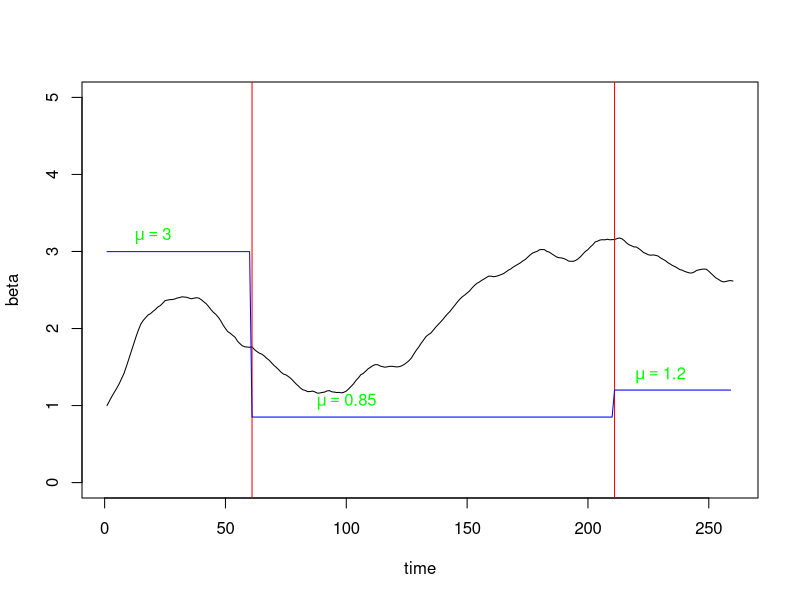
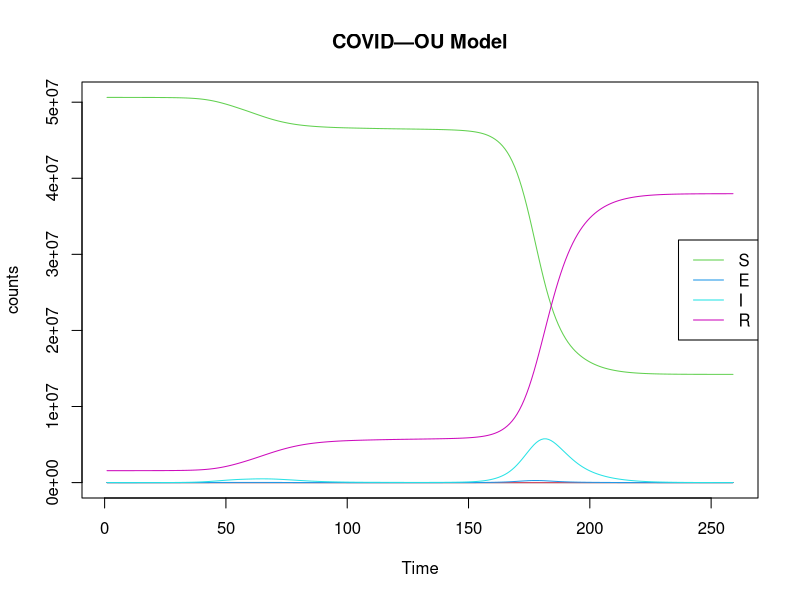
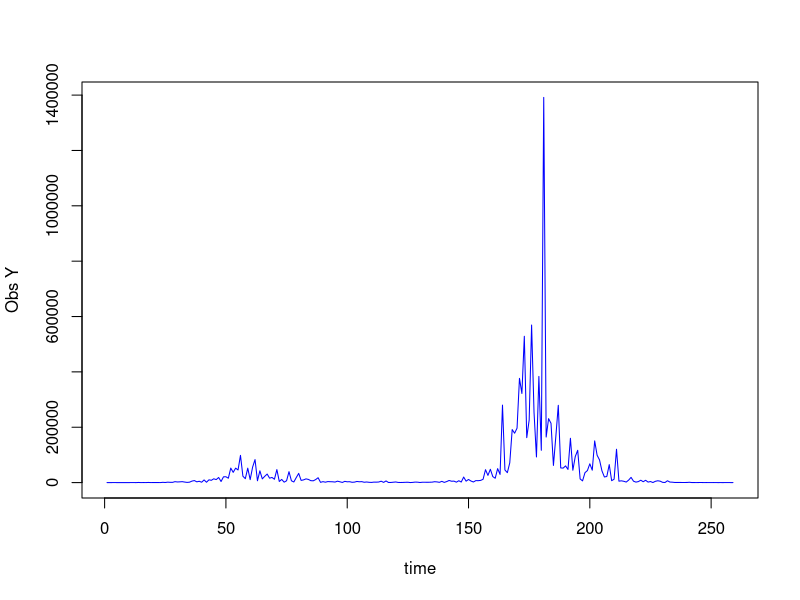

R code for these plots, in order:
rm(list=ls())
require(deSolve)
set.seed(1218) #125 1217 1231 1218 1237 1240 1247
times <- 1:259
N=52196381
#Simulate a Brownian Motion Path
e <- rnorm(n = length(times) - 1, sd = sqrt(0.01))
e <- c(0, cumsum(e))

mu<-vector(length=259) 
for (t in 1:259) {
  if (t <= 60){
    mu[t]=exp(1.098)      }                    #No lock-down policy
  else if (t <= 210){                         
    mu[t]=exp(1.098-1.26)     }                #Strict national lock-down 
  else {mu[t]=exp(1.098-0.915) }                #Mitigate Tier System
}
mu<-ts(mu)


#Simulate an O-U Process
ornstein_uhlenbeck <- function(n,theta,sigma,beta0){
  dt  <- 1
  beta<-vector(length=260)
  for (i in 1:(n+1)) {
    if (i==1){beta[i]=beta0}
    else{
      beta[i]  <-  beta[i-1] + theta*(mu[i-1]-beta[i-1])*dt + sigma*e[i-1]}
  }
  return(beta);
}

beta<- ornstein_uhlenbeck(259,0.03,0.1,1)
plot(beta,type='l',xlab="time",ylim=c(0,5))
abline(v=61, col="red")
abline(v=211,col="red")
lines(mu,col="blue")
tt1 <-expression(mu==3)
text(20,3.2,tt1,col="green")
tt2 <-expression(mu==0.85)
text(100,1.05,tt2,col="green")
tt3 <-expression(mu==1.2)
text(230,1.4,tt3,col="green")
#write.csv(beta,"covidoubeta2.csv")
#Main ODE Model
COVID_OU <- function(time, current_state, params){
  
  with(as.list(c(current_state, params)),{
    
    N <- S+E+I+R
    dt <- 1
    dS <- -beta[t+1]*S*(E+0.1*I)/N
    dE <- beta[t+1]*S*(E+0.1*I)/N - E*(1/k+1/gamma)
    dI <- E/k-I*(1/gamma+0.0087)
    dR <- (I+E)/gamma+0.0087*I
    
    return(list(c( dt, dS, dE, dI, dR)))
  })
}
params <- c(k=0.2, gamma=5)

#library('truncnorm')
# R0 <- rtruncnorm(1, a=0, b=1, mean = 0.15, sd = 0.15)
# E0 <-runif(1,-16, -9)
# I0 <-runif(1,-16, -9)
# #x <-runif(1, -5,2)
# S <- N
# R <- R0*S
# S <- S - R
# 
# E <- exp(E0 + log(S))
# S <- S - E
# I <- exp(I0 + log(S))
# S <- S - I

R0 <-0.03
S <- N
R <- S*R0
S <- S - R

E0 <- -15
E <- exp(E0 + log(S))
S <- S - E

I0 <- -10
I <- exp(I0 + log(S))
S <- S - I
initial_state<- c(t=1, S=S, E=E, I=I, R=R)
#initial_state <- c(t=1,S=52196380, E=1, I=0, R=0)
model1 <- ode(initial_state, times, COVID_OU, params)

summary(model1)

matplot(model1, type="l", lty=1, main="COVID—OU Model",ylab="counts", xlab="Time")
legend <- colnames(model1)[3:6]
legend("right", legend=legend, col=3:6, lty = 1)
Z1 <-model1[,4]/0.2

tau1 <- 0.8#runif(1,0,1)
Y1 <-vector(length = 259)
for (i in 1:259){
  #Y1[i]<- rlnorm(1,log(Z1[i,]/5),tau1)
  Y1[i]<- rlnorm(1,log(Z1[i]/5),tau1)
}
plot(Y1,type='l',ylab="Obs Y",xlab="time",col="blue")
write.csv(Y1,"covidouY2.csv")
write.csv(model1,"simcovidou2.csv")
